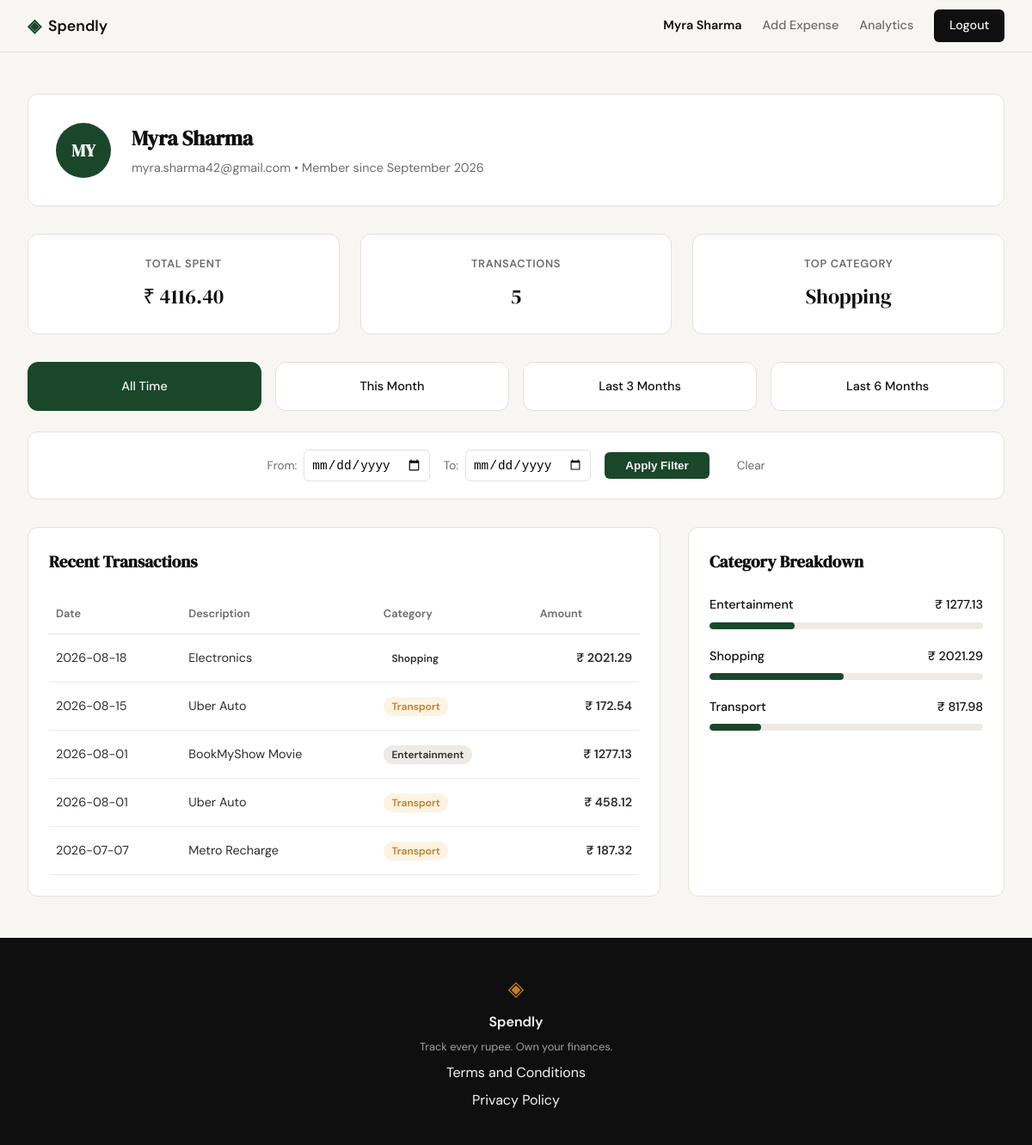
Screenshot of /profile (signed in) with the database file from the repository.
### tables this page shows
CREATE TABLE users (
                id INTEGER PRIMARY KEY AUTOINCREMENT,
                name TEXT NOT NULL,
                email TEXT UNIQUE NOT NULL,
                password_hash TEXT NOT NULL,
                created_at TEXT DEFAULT CURRENT_TIMESTAMP
            );

CREATE TABLE expenses (
                id INTEGER PRIMARY KEY AUTOINCREMENT,
                user_id INTEGER NOT NULL,
                amount REAL NOT NULL,
                category TEXT NOT NULL,
                date TEXT NOT NULL,
                description TEXT,
                created_at TEXT DEFAULT CURRENT_TIMESTAMP,
                FOREIGN KEY (user_id) REFERENCES users (id) ON DELETE CASCADE
            );

### app.py (the view)
@app.route("/profile")
def profile():
    if not session.get("user_id"):
        return redirect(url_for("login"))
    start_date = request.args.get("start_date")
    end_date = request.args.get("end_date")
    user = get_user_by_id(session["user_id"])
    if not user:
        abort(404)
    user_data = {
        "name": user["name"],
        "email": user["email"],
        "member_since": "September 2026", # Simplified for now
        "initials": user["name"][:2].upper() if user["name"] else "???"
    }
    user_stats = get_user_stats(session["user_id"], start_date=start_date, end_date=end_date)
    total = user_stats["total"]
    count = user_stats["count"]
    top_cat = user_stats["top_category"]
    stats = {
        "total_spent": f"₹ {total:.2f}" if total is not None else "₹ 0.00",
        "transaction_count": count if count is not None else 0,
        "top_category": top_cat if top_cat else "N/A"
    }
    expense_rows = get_user_expenses(session["user_id"], start_date=start_date, end_date=end_date)
    transactions = [
        {
            "date": row["date"],
            "desc": row["description"],
            "cat": row["category"],
            "amt": f"₹ {row['amount']:.2f}"
        }
        for row in expense_rows
    ]
    category_rows = get_category_breakdown(session["user_id"], start_date=start_date, end_date=end_date)
    overall_total = sum(row["total"] for row in category_rows)
    categories = [
        {
            "name": row["category"],
            "amount": f"₹ {row['total']:.2f}",
            "percent": int((row["total"] / overall_total) * 100) if overall_total > 0 else 0
        }
        for row in category_rows
    ]
    return render_template(
        "profile.html",
        user=user_data,
        stats=stats,
        transactions=transactions,
        categories=categories,
        start_date=start_date,
        end_date=end_date
    )

### app.py (called while the page is built)
@app.context_processor
def inject_user():
    user = None
    if session.get("user_id"):
        user = get_user_by_id(session["user_id"])
    return dict(current_user=user)

### database/db.py (called while the page is built)
def get_db():
    conn = sqlite3.connect(DB_PATH)
    conn.row_factory = sqlite3.Row
    conn.execute("PRAGMA foreign_keys = ON")
    return conn

def get_user_by_id(user_id):
    with get_db() as conn:
        return conn.execute(
            "SELECT * FROM users WHERE id = ?",
            (user_id,)
        ).fetchone()

def _apply_date_filters(where_clause, params, start_date=None, end_date=None):
    if start_date:
        where_clause += " AND date >= ?"
        params.append(start_date)
    if end_date:
        where_clause += " AND date <= ?"
        params.append(end_date)
    return where_clause, params

def get_user_expenses(user_id, start_date=None, end_date=None):
    with get_db() as conn:
        query = "SELECT date, description, category, amount FROM expenses WHERE user_id = ?"
        params = [user_id]
        query, params = _apply_date_filters(query, params, start_date, end_date)
        query += " ORDER BY date DESC"
        return conn.execute(query, params).fetchall()

def get_user_stats(user_id, start_date=None, end_date=None):
    with get_db() as conn:
        where_clause = "WHERE user_id = ?"
        params = [user_id]
        where_clause, params = _apply_date_filters(where_clause, params, start_date, end_date)
        stats_row = conn.execute(
            f"SELECT SUM(amount) as total, COUNT(id) as count FROM expenses {where_clause}",
            params
        ).fetchone()
        category_row = conn.execute(
            f"SELECT category FROM expenses {where_clause} GROUP BY category ORDER BY SUM(amount) DESC LIMIT 1",
            params
        ).fetchone()
        return {
            "total": stats_row["total"] if stats_row else None,
            "count": stats_row["count"] if stats_row else 0,
            "top_category": category_row["category"] if category_row else None
        }

def get_category_breakdown(user_id, start_date=None, end_date=None):
    with get_db() as conn:
        where_clause = "WHERE user_id = ?"
        params = [user_id]
        where_clause, params = _apply_date_filters(where_clause, params, start_date, end_date)
        return conn.execute(
            f"SELECT category, SUM(amount) as total FROM expenses {where_clause} GROUP BY category",
            params
        ).fetchall()

### templates/profile.html (shortened to what this page needs)
{% extends "base.html" %}
{% block head %}
<link rel="stylesheet" href="{{ url_for('static', filename='css/profile.css') }}">
{% endblock %}
{% block content %}
<div class="profile-container">
    <div class="user-card">
        <div class="user-avatar">{{ user.initials }}</div>
        <div class="user-details">
            <h1>{{ user.name }}</h1>
            <p>{{ user.email }} • Member since {{ user.member_since }}</p>
        </div>
    </div>
    <div class="stats-grid">
        <div class="stat-card">
            <span class="stat-label">Total Spent</span>
            <span class="stat-value">{{ stats.total_spent }}</span>
        </div>
        <div class="stat-card">
            <span class="stat-label">Transactions</span>
            <span class="stat-value">{{ stats.transaction_count }}</span>
        </div>
        <div class="stat-card">
            <span class="stat-label">Top Category</span>
            <span class="stat-value">{{ stats.top_category }}</span>
        </div>
    </div>
    <div class="filter-container">
        <div class="preset-grid">
            <a href="{{ url_for('profile') }}" class="preset-card {% if not start_date and not end_date %}active{% endif %}" id="preset-all">All Time</a>
            <a href="#" class="preset-card" id="preset-month">This Month</a>
            <a href="#" class="preset-card" id="preset-3m">Last 3 Months</a>
            <a href="#" class="preset-card" id="preset-6m">Last 6 Months</a>
        </div>
        <div class="custom-filter-card">
            <form method="GET" action="{{ url_for('profile') }}" class="custom-filter-form">
                <div class="filter-group">
                    <label for="start_date" class="filter-label">From:</label>
                    <input type="date" id="start_date" name="start_date" value="{{ start_date or '' }}">
                </div>
                <div class="filter-group">
                    <label for="end_date" class="filter-label">To:</label>
                    <input type="date" id="end_date" name="end_date" value="{{ end_date or '' }}">
                </div>
                <button type="submit" class="filter-btn">Apply Filter</button>
                <a href="{{ url_for('profile') }}" class="clear-filter">Clear</a>
            </form>
        </div>
    </div>
    <div class="profile-grid">
        <div class="profile-card">
            <h2 class="profile-card-title">Recent Transactions</h2>
            <table class="profile-table">
                <thead>
                    <tr>
                        <th>Date</th>
                        <th>Description</th>
                        <th>Category</th>
                        <th class="text-right">Amount</th>
                    </tr>
                </thead>
                <tbody>
                    {% for tx in transactions %}
                    <tr>
                        <td>{{ tx.date }}</td>
                        <td>{{ tx.desc }}</td>
                        <td>
                            <span class="badge badge-{{ tx.cat|lower }}">
                                {{ tx.cat }}
                            </span>
                        </td>
                        <td class="text-right font-semibold">{{ tx.amt }}</td>
                    </tr>
                    {% endfor %}
                </tbody>
            </table>
        </div>
        <div class="profile-card">
            <h2 class="profile-card-title">Category Breakdown</h2>
            <div class="category-list">
                {% for cat in categories %}
                <div class="category-row">
                    <div class="category-row-header">
                        <span>{{ cat.name }}</span>
                        <span>{{ cat.amount }}</span>
                    </div>
                    <div class="bar-track">
                        <div class="bar-fill" style="width: {{ cat.percent }}%;"></div>
                    </div>
                </div>
                {% endfor %}
            </div>
        </div>
    </div>
</div>
{% endblock %}

### templates/base.html (shortened to what this page needs)
<!DOCTYPE html>
<html lang="en">
<head>
    <link rel="stylesheet" href="{{ url_for('static', filename='css/style.css') }}">
    {% block head %}{% endblock %}
</head>
<body>
    <nav class="navbar">
        <div class="nav-inner">
            <a href="{{ url_for('landing') }}" class="nav-brand">
                <span class="brand-icon">◈</span>
                <span class="brand-name">Spendly</span>
            </a>
            <div class="nav-links">
                {% if session.get('user_id') %}
                    <a href="{{ url_for('profile') }}" class="{{ 'active' if request.endpoint == 'profile' else '' }}">{{ current_user.name if current_user else 'Profile' }}</a>
                    <a href="{{ url_for('add_expense') }}" class="{{ 'active' if request.endpoint == 'add_expense' else '' }}">Add Expense</a>
                    <a href="{{ url_for('analytics') }}" class="{{ 'active' if request.endpoint == 'analytics' else '' }}">Analytics</a>
                    <a href="{{ url_for('logout') }}" class="nav-cta">Logout</a>
                {% else %}
                    <a href="{{ url_for('login') }}">Sign in</a>
                    <a href="{{ url_for('register') }}" class="nav-cta">Get started</a>
                {% endif %}
            </div>
        </div>
    </nav>
    <main class="main-content">
        {% block content %}{% endblock %}
    </main>
    <footer class="footer">
        <div class="footer-inner">
            <span class="brand-icon">◈</span>
            <span class="footer-name">Spendly</span>
            <p class="footer-copy">Track every rupee. Own your finances.</p>
            <a href="{{ url_for('terms') }}">Terms and Conditions</a>
            <a href="{{ url_for('privacy') }}">Privacy Policy</a>
        </div>
    </footer>
</body>
</html>

### static/css/style.css (style rules this page uses)
:root { --ink: #0f0f0f; --ink-soft: #2d2d2d; --ink-muted: #6b6b6b; --ink-faint: #a0a0a0; --paper: #f7f6f3; --paper-warm: #f0ede6; --paper-card: #ffffff; --accent: #1a472a; --accent-light: #e8f0eb; --accent-2: #c17f24; --accent-2-light: #fdf3e3; --danger: #c0392b; --danger-light: #fdecea; --border: #e4e1da; --border-soft: #eeebe4; --font-display: 'DM Serif Display', Georgia, serif; --font-body: 'DM Sans', system-ui, sans-serif; --max-width: 1200px; --auth-width: 440px; --radius-sm: 6px; --radius-md: 12px; --radius-lg: 20px; }
*, *::before, *::after { box-sizing: border-box; margin: 0; padding: 0; }
html { font-size: 16px; scroll-behavior: smooth; }
body { background: var(--paper); color: var(--ink); font-family: var(--font-body); font-size: 1rem; line-height: 1.6; -webkit-font-smoothing: antialiased; }
a { color: inherit; text-decoration: none; }
.navbar { position: sticky; top: 0; z-index: 100; background: var(--paper); border-bottom: 1px solid var(--border); padding: 0 2rem; }
.nav-inner { max-width: var(--max-width); margin: 0 auto; height: 60px; display: flex; align-items: center; justify-content: space-between; }
.nav-brand { display: flex; align-items: center; gap: 0.5rem; font-family: var(--font-body); font-weight: 600; font-size: 1.1rem; color: var(--ink); }
.brand-icon { color: var(--accent); font-size: 1.3rem; }
.brand-name { color: var(--ink); }
.nav-links { display: flex; align-items: center; gap: 1.5rem; font-size: 0.9rem; font-weight: 500; }
.nav-links a { color: var(--ink-muted); transition: color 0.2s; }
.nav-cta { background: var(--ink) !important; color: var(--paper) !important; padding: 0.45rem 1.1rem; border-radius: var(--radius-sm); transition: background 0.2s !important; }
.main-content { min-height: calc(100vh - 60px - 100px); }
.footer { background: var(--ink); color: var(--paper); padding: 2.5rem 2rem; text-align: center; }
.footer-inner { display: flex; flex-direction: column; align-items: center; gap: 0.4rem; }
.footer .brand-icon { color: var(--accent-2); font-size: 1.5rem; }
.footer-name { font-weight: 600; font-size: 1rem; }
.footer-copy { font-size: 0.8rem; color: var(--ink-faint); }

### templates/base.html (style rules this page uses)
.nav-links a.active { color: var(--ink); font-weight: 600; }

### rows the page displays
users: name "Myra Sharma", email "myra.sharma42@gmail.com"
expenses: top_category "Shopping", date "2026-08-18", desc "Electronics", cat "Shopping", amt "₹ 2021.29"
expenses: date "2026-08-15", desc "Uber Auto", cat "Transport", amt "₹ 172.54"
expenses: date "2026-08-01", desc "BookMyShow Movie", cat "Entertainment", amt "₹ 1277.13"
expenses: date "2026-08-01", desc "Uber Auto", cat "Transport", amt "₹ 458.12"
expenses: date "2026-07-07", desc "Metro Recharge", cat "Transport", amt "₹ 187.32"

### other values shown
{{ user.initials }} "MY"
{{ user.member_since }} "September 2026"
{{ stats.total_spent }} "₹ 4116.40"
{{ stats.transaction_count }} "5"
{{ cat.name }} "Entertainment" "Shopping" "Transport"
{{ cat.amount }} "₹ 1277.13" "₹ 2021.29" "₹ 817.98"
